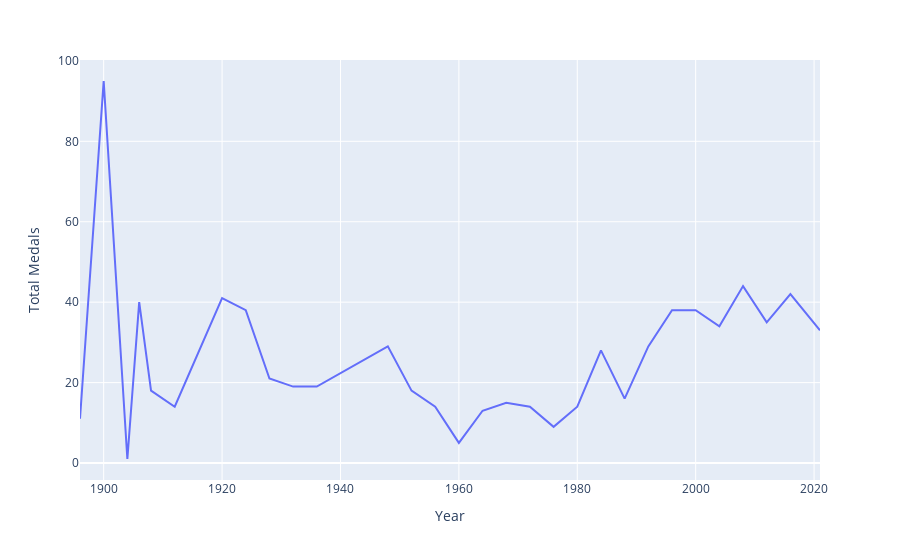

Notebook cell for this chart:
### Markdown cell above
Evolution of the total number of medals won by France over the years :

### Code cell
# line chart showing the progression of france - its total medals over the years.
fig = px.line(medals[medals['Country'] == 'France'].groupby('Year')['Total'].sum(),
              x=medals[medals['Country'] == 'France'].groupby('Year')['Total'].sum().index,
              y=medals[medals['Country'] == 'France'].groupby('Year')['Total'].sum().values,
              labels={'x': 'Year', 'y': 'Total Medals'})
fig.show()

### Figure 1 — Plotly figure (JSON) as saved in the notebook; plotly's stock layout.template omitted (floating-point values rounded to 4 significant figures)
{"data": [{"hovertemplate": "Year=%{x}<br>Total Medals=%{y}<extra></extra>", "legendgroup": "", "line": {"color": "#636efa", "dash": "solid"}, "marker": {"symbol": "circle"}, "mode": "lines", "name": "", "orientation": "v", "showlegend": false, "type": "scatter", "x": [1896, 1900, 1904, 1906, 1908, 1912, 1920, 1924, 1928, 1932, 1936, 1948, 1952, 1956, 1960, 1964, 1968, 1972, 1976, 1980, 1984, 1988, 1992, 1996, 2000, 2004, 2008, 2012, 2016, 2021], "xaxis": "x", "y": [11, 95, 1, 40, 18, 14, 41, 38, 21, 19, 19, 29, 18, 14, 5, 13, 15, 14, 9, 14, 28, 16, 29, 38, 38, 34, 44, 35, 42, 33], "yaxis": "y"}], "layout": {"legend": {"tracegroupgap": 0}, "margin": {"t": 60}, "xaxis": {"anchor": "y", "domain": [0, 1], "title": {"text": "Year"}}, "yaxis": {"anchor": "x", "domain": [0, 1], "title": {"text": "Total Medals"}}}}
